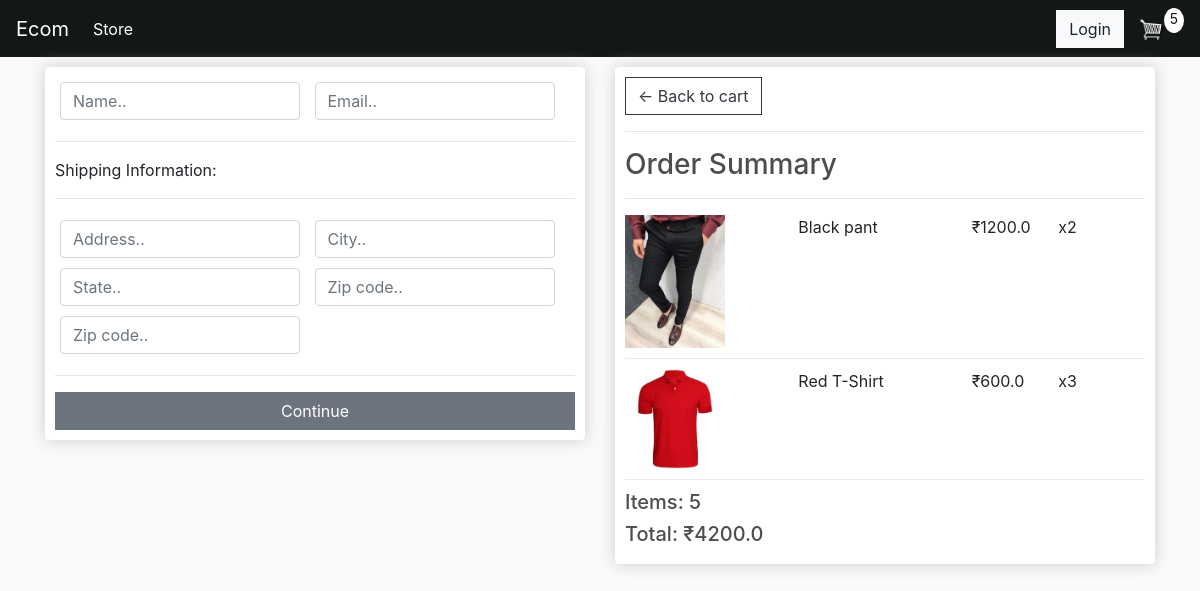
The app's page /checkout (signed in), older data.
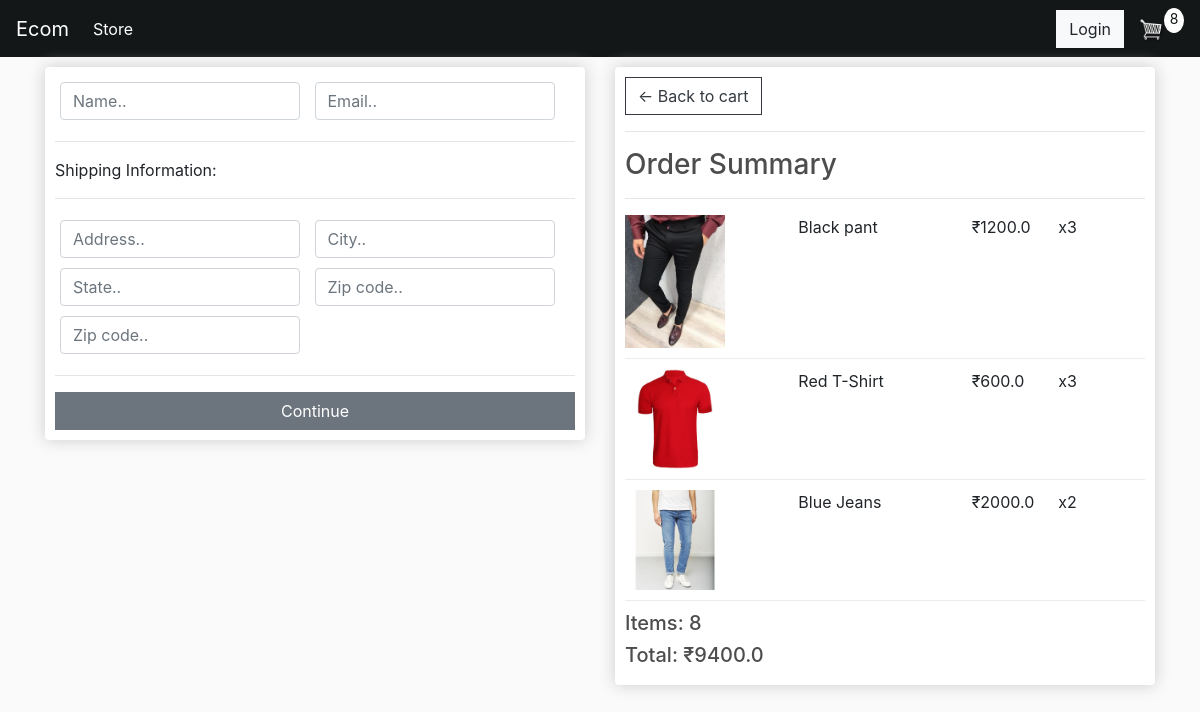
The same page, newer data.
### store/models.py (models this page shows, shortened)
class OrderItem(models.Model):
    product = models.ForeignKey(Product, on_delete=models.SET_NULL, null =True)
    order = models.ForeignKey(Order, on_delete = models.SET_NULL, null = True)
    quantity = models.IntegerField(default = 0, null = True, blank = True)
    date_added = models.DateTimeField(auto_now_add = True)
    @property
    def get_total(self):
        total = self.product.price * self.quantity
        return total

class Product(models.Model):
    name = models.CharField(max_length=200,null=True)
    price = models.FloatField()
    description = models.CharField(max_length=500,blank=True,default="")
    CATEGORY = (('shirt','SHIRT'), ('t-shirt','T-SHIRT'),('trouser','TROUSER'))
    categories = models.CharField(max_length=7,choices=CATEGORY,default='shirt')
    image = models.ImageField(null=True,blank = True)
    @property
    def imageURL(self):
        try:
            url = self.image.url
        except:
            url = ''
        return url

class Order(models.Model):
    customer = models.ForeignKey(Customer, on_delete=models.SET_NULL,blank=True,null=True)
    date_ordered = models.DateTimeField(auto_now_add=True)
    complete = models.BooleanField(default=False,null=True,blank=False)
    transaction_id = models.CharField(max_length=200, null=True)
    @property
    def get_cart_total(self):
        orderitem = self.orderitem_set.all()
        total =  sum([item.get_total for item in orderitem])
        return total
    @property
    def get_cart_items(self):
        orderitem = self.orderitem_set.all()
        total = sum([item.quantity for item in orderitem])
        return total

### store/views.py (the view)
# urls.py: path('checkout',views.checkout,name='checkout'),
def checkout(request):
    customer = request.user.customer
    order, created = Order.objects.get_or_create(customer=customer, complete = False)
    items = order.orderitem_set.all()
    cartItems = order.get_cart_items
    context = {"items":items, "order":order, "cartItems": cartItems}
    return render(request,'store/checkout.html',context)

### store/templates/store/checkout.html (shortened to what this page needs)
{% extends 'store/main.html'%}
{% load static%}
{%block content%}
<div class="row">
    <div class="col-lg-6">
        <div class="box-element" id="former-wrapper">
            <form id="form">
                <div id="user-info">
                    <div class="form-field">
                        <input required class="form-control" type="text" name="name" placeholder="Name..">
                    </div>
                    <div class="form-field">
                        <input required class="form-control" type="email" name="email" placeholder="Email..">
                    </div>
                </div>
                <div id="shipping-info">
                    <hr>
						<p>Shipping Information:</p>
						<hr>
						<div class="form-field">
							<input class="form-control" type="text" name="address" placeholder="Address..">
						</div>
						<div class="form-field">
							<input class="form-control" type="text" name="city" placeholder="City..">
						</div>
						<div class="form-field">
							<input class="form-control" type="text" name="state" placeholder="State..">
						</div>
						<div class="form-field">
							<input class="form-control" type="text" name="zipcode" placeholder="Zip code..">
						</div>
						<div class="form-field">
							<input class="form-control" type="text" name="country" placeholder="Zip code..">
						</div>
                </div>
                <hr>
                <input id="form-btn" class="btn  btn-secondary btn-block" type="submit" value="Continue">
            </form>
        </div>
        <br>
    </div>
    <div class="col-lg-6">
        <div class="box-element" >
            <a class="btn btn-outline-dark" href="{% url 'cart' %}">&#8592; Back to cart</a>
            <hr>
            <h3>Order Summary</h3>
            <hr>
            {% for item in items%}
                <div  class="cart-row">
                    <div style="flex:2"><img class="row-image" src="{{item.product.imageURL}}"></div>
                    <div style="flex:2"><p>{{item.product.name}}</p></div>
                    <div style="flex:1"><p>₹{{item.product.price}}</p></div>
                    <div style="flex:1"><p>x{{item.quantity}}</p></div>
                </div>
            {% endfor %}
            <h5>Items:   {{order.get_cart_items}}</h5>
	        <h5>Total:   ₹{{order.get_cart_total}}</h5>
        </div>
    </div>
</div>
{%endblock%}

Row changes from the older to the newer data that the page shows:
changed OrderItem "Black pant": quantity "2" → "3"
added OrderItem: product.imageURL (picture), product.name "Blue Jeans", product.price "2000.0", quantity "2"
changed through a linked row, Order: get_cart_items "5" → "8"; get_cart_total "4200.0" → "9400.0"
Text that changed along with them:
{{ cartItems }}: "5" → "8"
